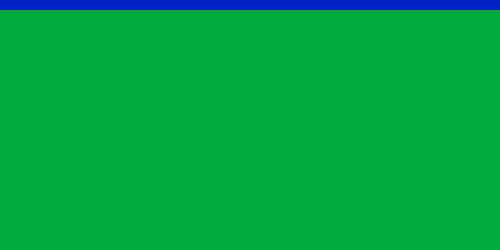
Frame 1 (no input)
Frame 60 (the mouse pressed at the canvas centre just before this capture): identical to frame 1, image omitted
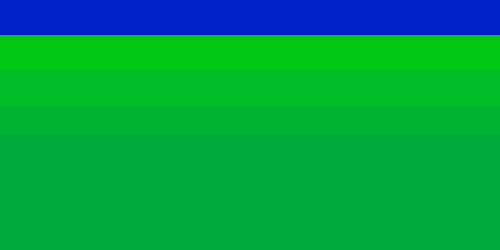
Frame 120 (the mouse held since frame 60 and released just before this capture)

The Processing sketch that drew these frames (run headless with seeded random() and noise(); from frame 60 on, the mouse is pressed at the canvas centre):

// Processing sketch: processing_44130
// ── processing_44130.pde

void setup() {
  size(500,250);
  smooth();
}


void draw() {
background(0,33,200); // refresh background
noStroke();
fill(0, 200, 20);
rect(0, 10+mouseY/5, 500, 250);
fill(0, 190, 40);
rect(0, 10+mouseY/2.1, 500, 250);
fill(0, 180, 50);
rect(0, 10+mouseY/1.3, 500, 250);
fill(0, 170, 60);
rect(0, 10+mouseY, 500, 250);
}
